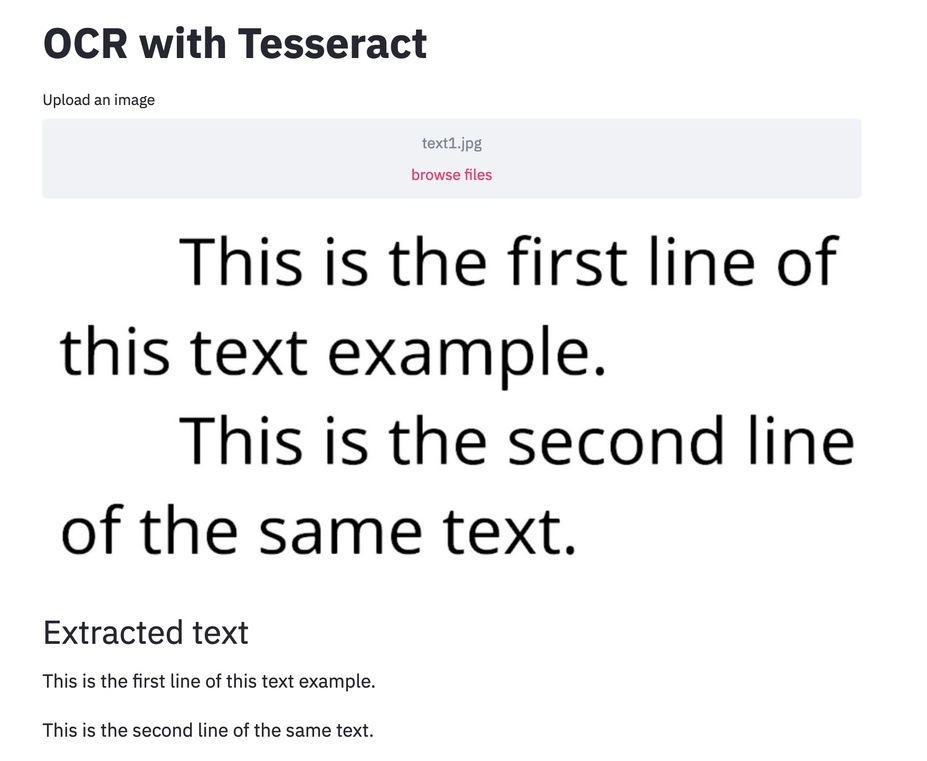
#> input picture data/test_image1.jpeg, 927 x 761 px, shrunk from 1756 x 1442 before the run
$ jupyter execute 'Edge Detection.ipynb'   (shell and % lines are left out)
#> lines starting #> are read from the running program, lines starting #| are printed output that depends on the picture; after the words box and inside, x2 and y2 are one past the last pixel; in counts of white or black regions, pixels touching at a corner belong together
[cell 1]
import cv2
import numpy as np
import matplotlib.pyplot as plt

[cell 2]
image_path = "data/test_image1.jpeg"

[cell 3]
image = cv2.imread(image_path)
#> image is the input picture: shape (761, 927, 3); mean B, G, R 241.2, 240.7, 240.6
plt.imshow(image)
print('Image Shape', image.shape)
#| Image Shape (761, 927, 3)

## Experiment with different Blur techniques and the Canny edge detection
- Blur detection algorithms considered: box, gaussian and median
- Gaussian Blur performs the best and gives very natural boundaries later with edge detection. Possibly due to the way images are clicked as well, the center of attention pixel is sharper while blurring out pixels as we move away.

[cell 4]
def plot_images(images, titles=None):
    """
    Function to plot multiple images in a grid with 3 images per row using matplotlib.

    Parameters:
    - images (list): List of image variables (in OpenCV format, i.e., BGR).
    - titles (list, optional): List of titles for the images.
    """
    # Calculate number of rows and columns based on number of images
    num_images = len(images)
    cols = 3
    rows = (num_images + cols - 1) // cols  # Round up the number of rows if not divisible by 3

    # Create a figure with the appropriate number of rows and columns
    plt.figure(figsize=(15, 5 * rows))  # Adjust the figure size to accommodate the images

    for i, image in enumerate(images):
        # Convert BGR to RGB (OpenCV loads images in BGR format)
        image_rgb = cv2.cvtColor(image, cv2.COLOR_BGR2RGB)

        # Create a subplot for each image
        plt.subplot(rows, cols, i + 1)
        plt.imshow(image_rgb)
        if titles:
            plt.title(titles[i])
        plt.axis('off')  # Hide axes

    # If the number of images is not divisible by 3, remove unused subplots
    for i in range(num_images, rows * cols):
        plt.subplot(rows, cols, i + 1)
        plt.axis('off')  # Hide empty subplots

    plt.tight_layout()  # Adjust layout for better spacing
    plt.show()

def preprocess_image(image_path):
    """
    Preprocess the image for text detection.
    Converts to grayscale, removes noise, and applies edge detection.
    """
#> called with image_path = 'data/test_image1.jpeg'
    # Load the image
    image = cv2.imread(image_path)

    # Convert to grayscale
    gray = cv2.cvtColor(image, cv2.COLOR_BGR2GRAY)

    # Remove noise using GaussianBlur
    gaussian_blurred = cv2.GaussianBlur(gray, (5, 5), 0)
    median_blurred = cv2.medianBlur(gray, 5, 0)
    box_blurred = cv2.blur(gray, (5,5))

    # Apply edge detection
    edges = cv2.Canny(gaussian_blurred, 50, 150)
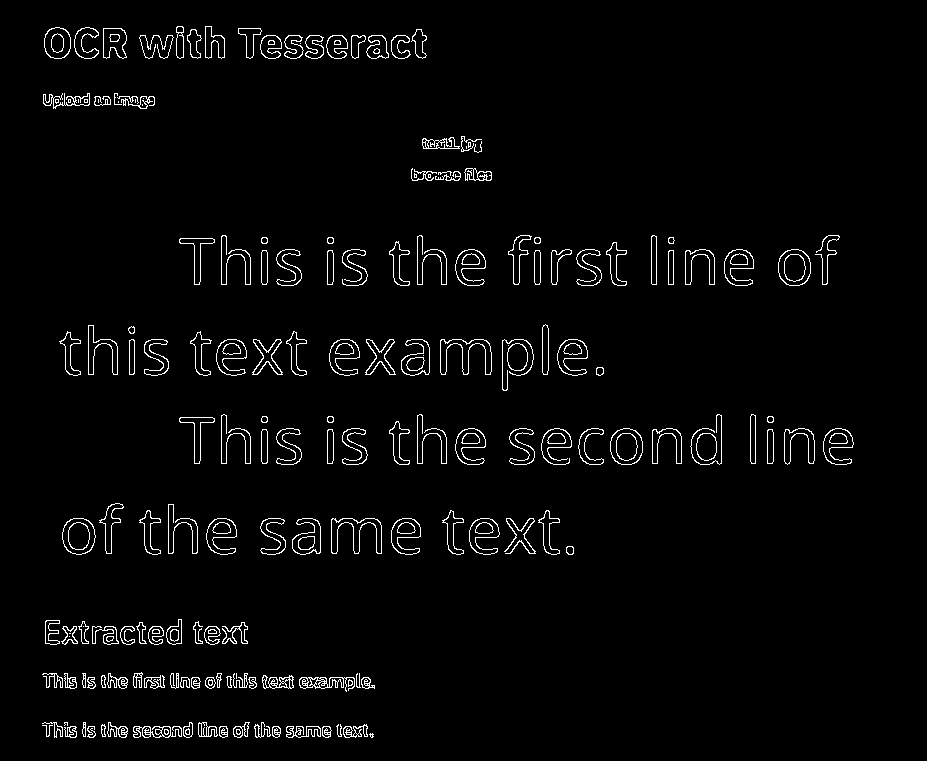
#> edges: shape (761, 927); 2.8% white in thin lines or dots, all inside (x1, y1, x2, y2) = (42, 26, 854, 738)

    return image, gray, gaussian_blurred, median_blurred, box_blurred, edges

# Example usage
original_image, gray_image, gaussian_blurred_image, median_blurred_image, box_blurred_image,  edges_image = preprocess_image(image_path)

# Save intermediate outputs for visualization
cv2.imwrite("output/gray_image.png", gray_image)
cv2.imwrite("output/gaussian_blurred_image.png", gaussian_blurred_image)
cv2.imwrite("output/median_blurred_image.png", median_blurred_image)
cv2.imwrite("output/box_blurred_image.png", box_blurred_image)
cv2.imwrite("output/edges_image.png", edges_image)
#> Out = True

[cell 5]
plot_images([original_image, gray_image, gaussian_blurred_image, median_blurred_image, box_blurred_image,  edges_image])
#> in plot_images, `num_images = len(images)`: num_images = 6
#> in plot_images, `rows = (num_images + cols - 1) // cols`: rows = 2
#> the loop in plot_images, `for i, image in enumerate(images):` made 6 passes
#> in plot_images, `plt.show()`:
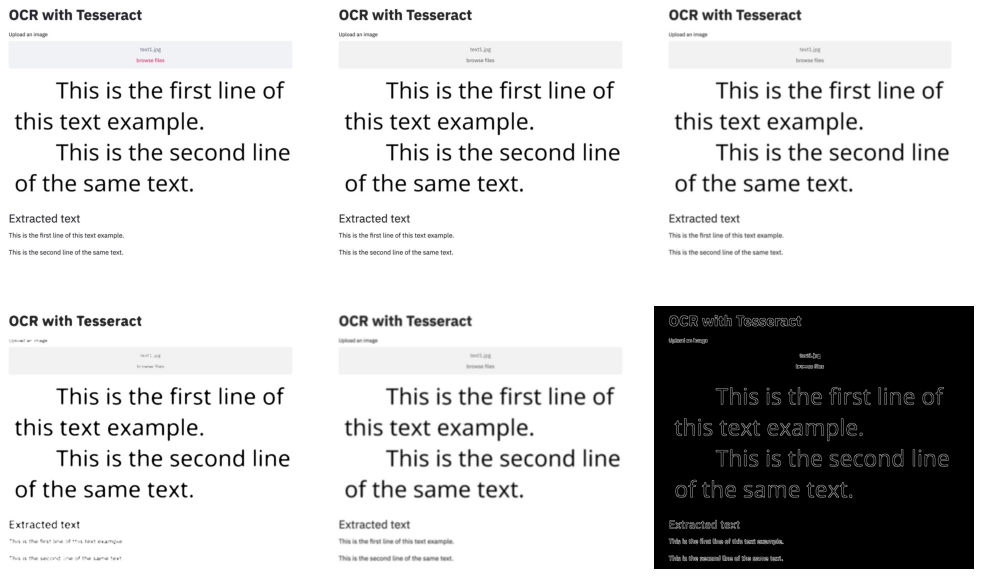
#> figure drawn by matplotlib, 6 panels

## Trying to understand Canny Algorithm by coding individual steps
### Step 1: Apply Sobel Operator in 2 directions to understand the sharp gradient presence
- Use kernel to get x & y direction magnitudes
- Take root of sum of squares to get magnitude
- Take arctan2 to get the angle

[cell 6]
def apply_kernel(image, kernel):
    """Apply a kernel to an image using convolution."""
    kernel_height, kernel_width = kernel.shape
    image_height, image_width = image.shape
#> image_height = 761; image_width = 927
    padded_image = np.pad(image, pad_width=((kernel_height // 2, kernel_height // 2),
                                            (kernel_width // 2, kernel_width // 2)), mode='constant', constant_values=0)
    result = np.zeros_like(image)

    for i in range(image_height):
        for j in range(image_width):
            result[i, j] = np.sum(padded_image[i:i+kernel_height, j:j+kernel_width] * kernel)
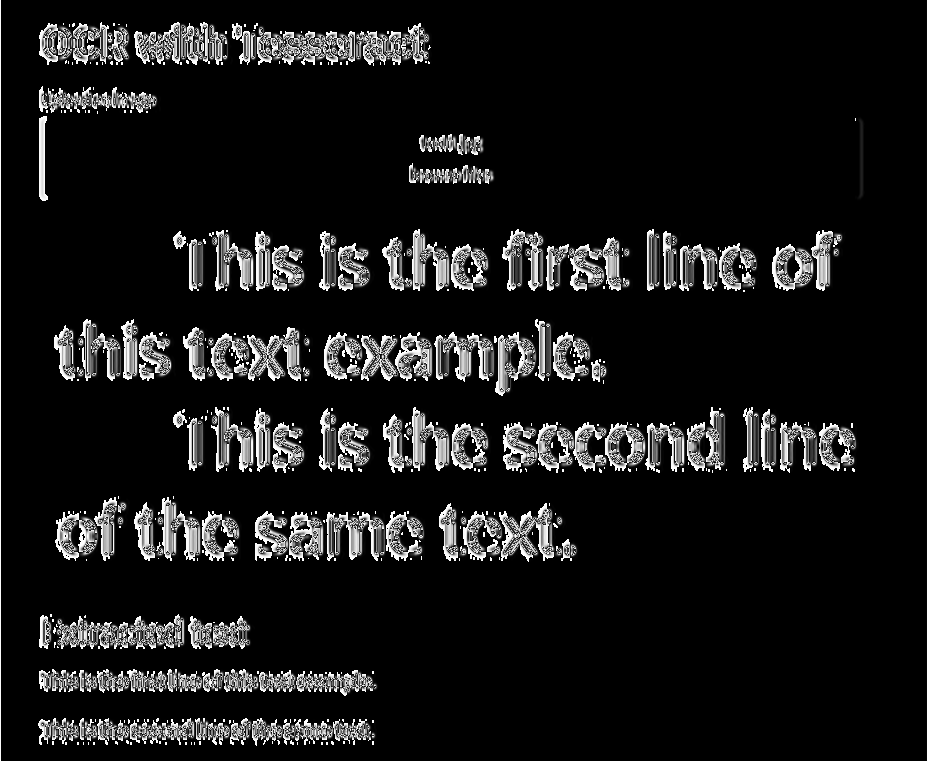
#> result: shape (761, 927); min 0, max 255, mean 23.5

    return result

def sobel_operator(image):
    """Apply Sobel operator to detect edges."""
    sobel_x = np.array([[-1, 0, 1], [-2, 0, 2], [-1, 0, 1]])
    sobel_y = np.array([[-1, -2, -1], [0, 0, 0], [1, 2, 1]])

    grad_x = apply_kernel(image, sobel_x)
    grad_y = apply_kernel(image, sobel_y)
#> after the loop in apply_kernel (call 2), `for i in range(image_height):`:
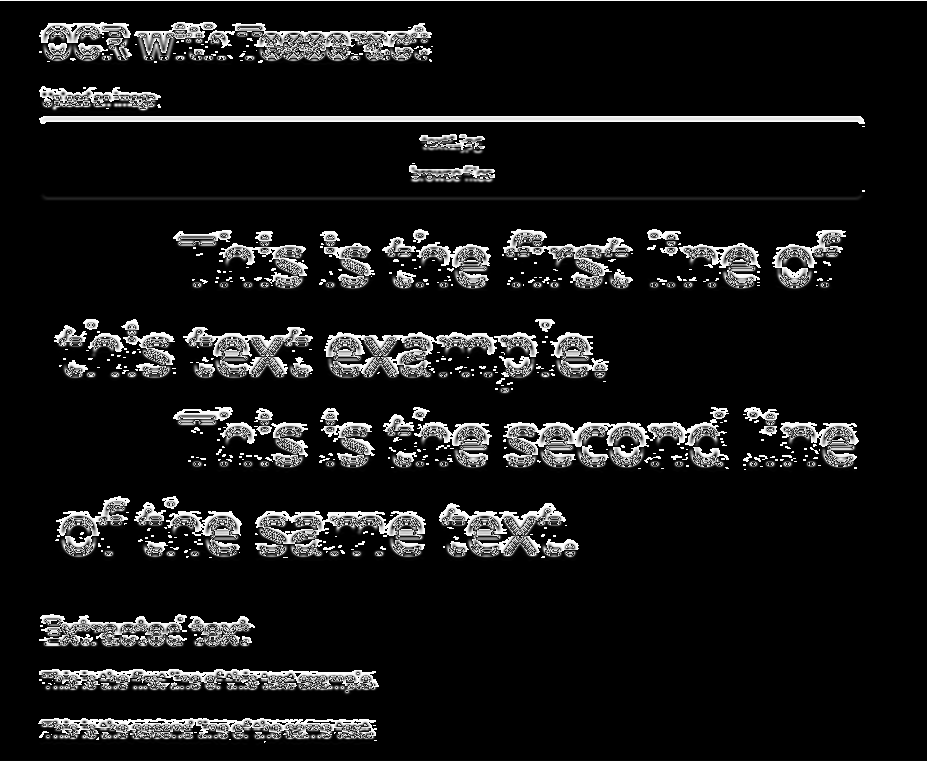
#> result: shape (761, 927); min 0, max 255, mean 23.4

    gradient_magnitude = np.sqrt(grad_x**2 + grad_y**2)
    gradient_direction = np.arctan2(grad_y, grad_x)

    return [grad_x, grad_y, gradient_magnitude, gradient_direction]

[cell 7]
grad_x, grad_y, gradient_magnitude, gradient_direction = sobel_operator(gaussian_blurred_image)
print("Shape of gradient_magnitude vector", gradient_magnitude.shape)
#| Shape of gradient_magnitude vector (761, 927)
print("Shape of gradient_direction vector", gradient_direction.shape)
#| Shape of gradient_direction vector (761, 927)
cv2.imwrite("output/gradient_magnitude.png", gradient_magnitude)
cv2.imwrite("output/gradient_direction.png", gradient_direction)
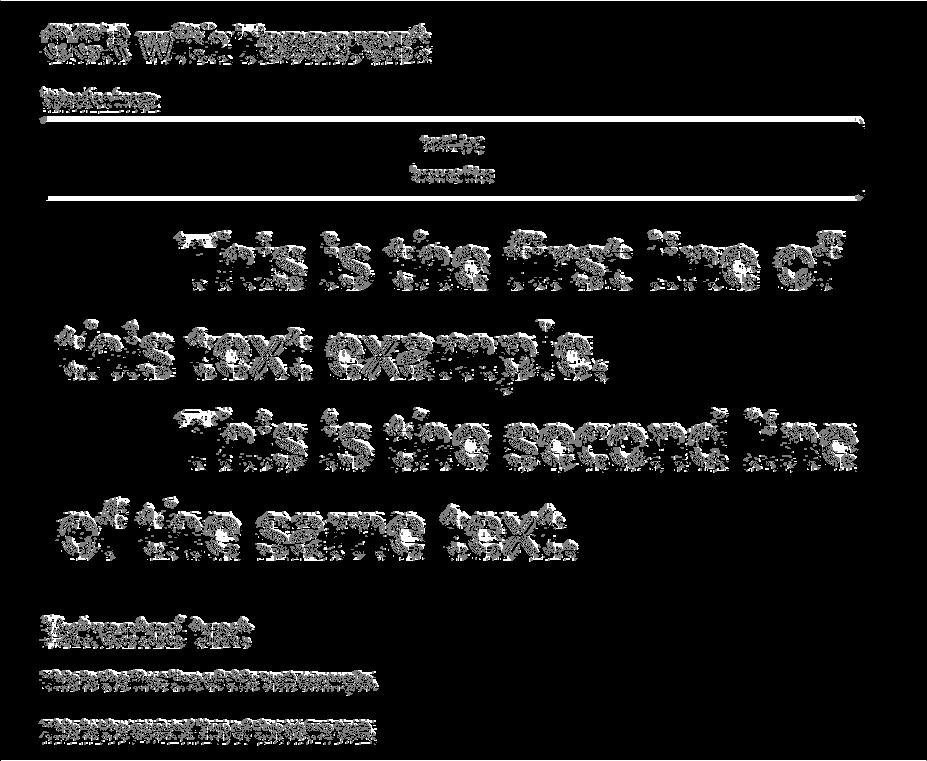
#> saved as gradient_direction.png: shape (761, 927); min 0, max 2, mean 0.18; drawn with min black and max white
#> Out = True

[cell 8]
#Plotting gradient x and y
plot_images([grad_x, grad_y])
#> the loop in plot_images (call 2), `for i, image in enumerate(images):` made 2 passes
cv2.imwrite("output/grad_x.png", grad_x)
cv2.imwrite("output/grad_y.png", grad_y)
#> Out = True

### Step 2: Non maximum suppression
- Thin out the edges by suppressing now local maxima (done by comapring with the 2 neighbours in the appropriate directions)
- Local maxima in the gradient direction are kept

[cell 9]
def non_maximum_suppression(gradient_magnitude, gradient_direction):
    """Apply non-maximum suppression to thin out the edges."""
    height, width = gradient_magnitude.shape
#> height = 761; width = 927
    suppressed_image = np.zeros_like(gradient_magnitude)

    for i in range(1, height-1):
        for j in range(1, width-1):
            angle = gradient_direction[i, j] * 180.0 / np.pi
            if angle < 0:
                angle += 180

            # Horizontal edge (0 degrees)
            if (0 <= angle < 22.5) or (157.5 <= angle < 180):
                neighbor1 = gradient_magnitude[i, j-1]
                neighbor2 = gradient_magnitude[i, j+1]
            # Diagonal edge (45 degrees)
            elif (22.5 <= angle < 67.5):
                neighbor1 = gradient_magnitude[i-1, j+1]
                neighbor2 = gradient_magnitude[i+1, j-1]
            # Vertical edge (90 degrees)
            elif (67.5 <= angle < 112.5):
                neighbor1 = gradient_magnitude[i-1, j]
                neighbor2 = gradient_magnitude[i+1, j]
            # Diagonal edge (135 degrees)
            else:
                neighbor1 = gradient_magnitude[i-1, j-1]
                neighbor2 = gradient_magnitude[i+1, j+1]

            if gradient_magnitude[i, j] >= neighbor1 and gradient_magnitude[i, j] >= neighbor2:
                suppressed_image[i, j] = gradient_magnitude[i, j]
            else:
                suppressed_image[i, j] = 0
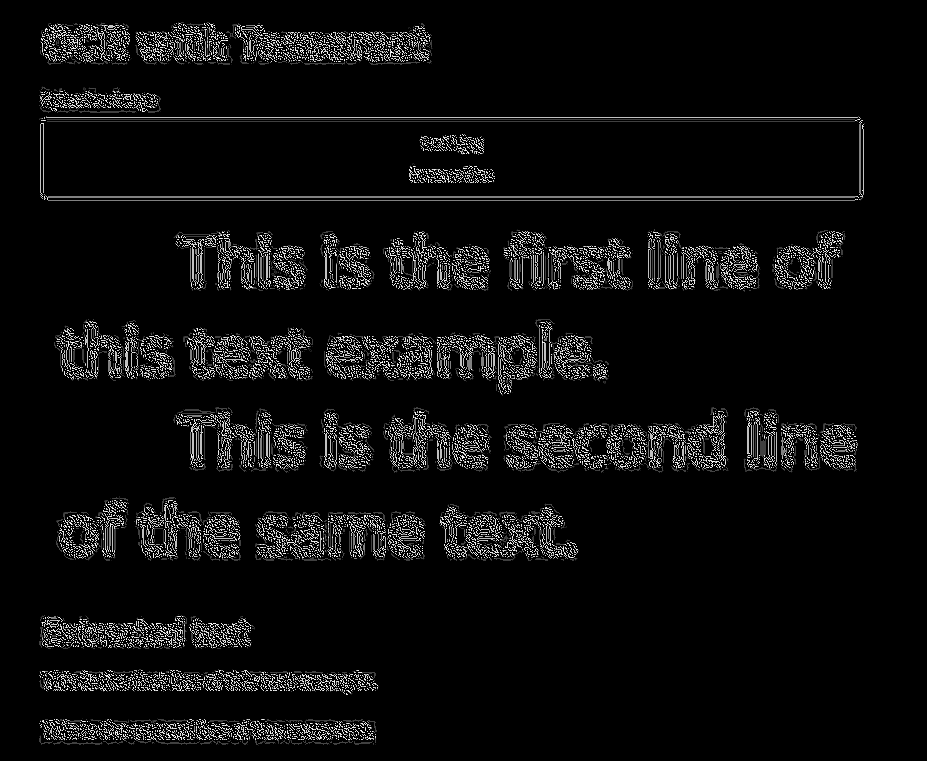
#> suppressed_image: shape (761, 927) float16; min 0, max 15.81, mean 0.817; drawn with min black and max white

    return suppressed_image

[cell 10]
suppressed_image = non_maximum_suppression(gradient_magnitude, gradient_direction)
print("Shape of suppressed_image vector", suppressed_image.shape)
#| Shape of suppressed_image vector (761, 927)
cv2.imwrite("output/suppressed_image.png", suppressed_image)
#> Out = True

### Step 3: Double Thresholding
- Classify edges to strong, weak or non-edges
- Strong Edge is set to white(255), weak to gray(1) and non-edge to black(0)

[cell 11]
def double_thresholding(image, low_threshold, high_threshold):
    """Apply double thresholding."""
    strong_edges = np.zeros_like(image)
    weak_edges = np.zeros_like(image)

    strong_edges[image >= high_threshold] = 255
    weak_edges[(image >= low_threshold) & (image < high_threshold)] = 1

    return strong_edges, weak_edges

[cell 12]
low_threshold = 50
high_threshold = 150
strong_edges, weak_edges = double_thresholding(suppressed_image, low_threshold, high_threshold)
#> strong_edges: shape (761, 927) float16; every value is 0
print("Shape of strong_edges vector", strong_edges.shape)
#| Shape of strong_edges vector (761, 927)
print("Shape of weak_edges vector", weak_edges.shape)
#| Shape of weak_edges vector (761, 927)
cv2.imwrite("output/strong_edges.png", strong_edges)
cv2.imwrite("output/weak_edges.png", weak_edges)
#> Out = True

### Step 4: Edge tracking by hysteris
- Weak edges connected to strong edges are checked
- Weak edges with connection are kept

[cell 13]
def edge_tracking_by_hysteresis(strong_edges, weak_edges):
    """Track weak edges that are connected to strong edges."""
    height, width = strong_edges.shape
#> height = 761; width = 927
    final_edges = np.copy(strong_edges)

    for i in range(1, height-1):
        for j in range(1, width-1):
            if weak_edges[i, j] == 1:
                # Check if weak edge is connected to any strong edge
                if (strong_edges[i-1:i+2, j-1:j+2] == 255).any():
                    final_edges[i, j] = 255
                else:
                    final_edges[i, j] = 0

    return final_edges

[cell 14]
result = edge_tracking_by_hysteresis(strong_edges, weak_edges)

[cell 15]
result.shape
#> Out = (761, 927)

[cell 16]
cv2.imwrite("output/edges.png", result)
#> Out = True
